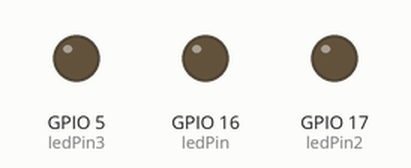
A sketch run on a simulated ESP32. Parts: output pins drawn as LEDs (lit = HIGH).

Above: at 0.3 s.
Timing chart, 0 to 1.3 s (numbered marks = the images above):
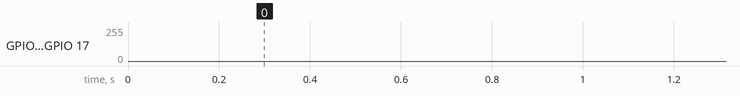

The sketch:

PWM_LED.ino
```cpp
// you have to download esp32 v2.0.14 or something below v3 to use ledcSetup and ledcAttachPin

const int ledPin = 16;
const int ledPin2 = 17;
const int ledPin3 = 5;

// setting PWM Properties
const int freq = 5000;        // switching between high and low 5000 times in a second --> 1/5000 = 200 microseconds. Within these 200 microseconds the duty cycly control how long the signal remains high
const int ledChannel  = 0;    // there are 16 channels in esp32, each channel can independently control a PWM output pin
const int resolution = 8;     // the duty cycle is a value between 0 and 255


void setup() {
  // put your setup code here, to run once:
  // configure the LED PWM functionalities
  ledcSetup(ledChannel, freq, resolution);

  // Attach the channel to the GPIO pins
  ledcAttachPin(ledPin, ledChannel);
  ledcAttachPin(ledPin2, ledChannel);
  ledcAttachPin(ledPin3, ledChannel);
}

void loop() {
  // put your main code here, to run repeatedly:

  for(int dutyCycle = 0; dutyCycle <=255; dutyCycle++){
    ledcWrite(ledChannel, dutyCycle);
    delayMicroseconds(500);
  }
  for(int dutyCycle = 255; dutyCycle >= 0; dutyCycle--){
    ledcWrite(ledChannel, dutyCycle);
    delayMicroseconds(500);
  }

}
```
